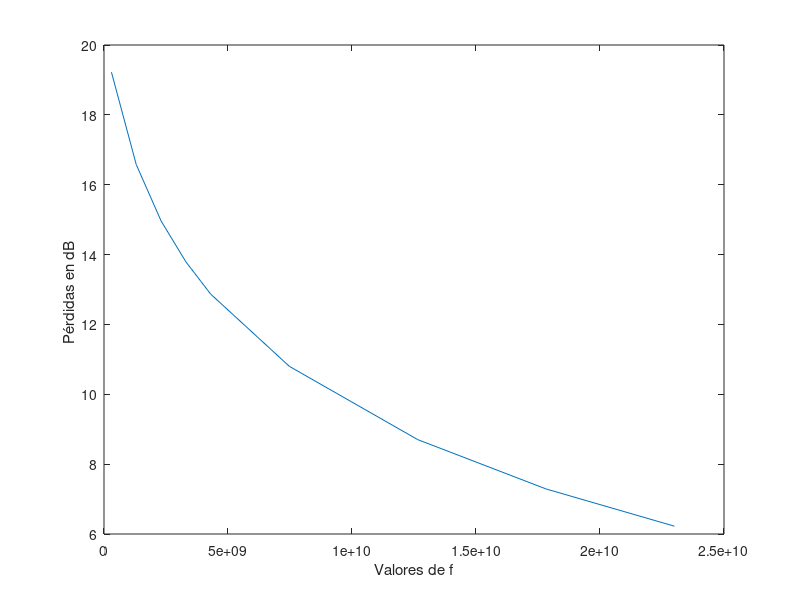

MATLAB code for this plot:
%  EJERCICIO 1.3*-*-*-*-*-*-*-*-*-*-*-*-*-*-*-*-*-*-*-*--*-*-*-*-*-*-*-*-*
clear;clc;close all;
K      = 4/3;
c      = 3e8;
f      = [300,1300, 2300, 3300, 4300,7475,12650, 17825, 23000].*1e6;
lambda = c./f;
d      = 20.09e3;
R0     = 6370e3;
Re     = R0*K;
h1     = 807;
h2     = 813;
e  = [797 800 815 799 735 760 788 805];
a  = [10 0 0 0 0 0 0  8];
d1 = [0 0.806e3 1.910e3 3.721e3 7.831e3 10.955e3 14.965e3 d];
d2 = d - d1;

flecha         = d1.*d2/(2*Re);
altura_rayo    = ((e(end)+a(end)-e(1)-a(1))/d)*d1 + e(1)+a(1);
despejamiento  = e + flecha - altura_rayo;
    
numero_iteraciones    = size(lambda);
columnas              = size(f);

for iteracion=1:numero_iteraciones(2)
    R1(iteracion,:) = sqrt(lambda(1,iteracion)*d1.*d2/d); %Altura del primer rayo de Fresnel    
end

despejamiento(:,1)    =[];
despejamiento(:,end)  =[];
d1(:,1)        =[];
d1(:,end)      =[];
R1(:,1)        =[];
R1(:,end)      =[];
e(:,1) = [];
e(:,end) = [];

d2=d-d1;

uve           = sqrt(2)*despejamiento./R1;
Ldif_iterado  = 6.9 + 20*log10(sqrt((uve-0.1).^2 +1) + uve-0.1);

altura_rayo(:,1) = [];
altura_rayo(:,end) = [];

flecha        = (d1.*d2)/(2*Re);
despejamiento =  e + flecha - altura_rayo;
for iteracion=1:numero_iteraciones(2)       
    uve_iterado(iteracion,:)   = sqrt(2)*despejamiento./R1(iteracion,:);   
end

d_izq   = d1(2);
d1_izq  = d1(1);
d2_izq  = d1(2)-d1(1);
h2_izq  = e(2);
h1_izq  = h1;
AlturaRayo_izq   = ((h2_izq-h1_izq)/d_izq)*d1_izq+h1_izq;


Flecha_izquierda        = (d1_izq*d2_izq)/(2*Re);
Despejamiento_izquierda = Flecha_izquierda + e(1) - AlturaRayo_izq;      
        
d_drch  = d2(2);
d1_drch = d1(3)-d1(2);
d2_drch = d2(3);
h2_drch = h2;
h1_drch = e(2);
AlturaRayo_drch  = ((h2_drch-h1_drch)/d_drch)*d1_drch+h1_drch;

Flecha_derecha        = (d1_drch*d2_drch)/(2*Re);
Despejamiento_derecha = Flecha_derecha + e(3) - AlturaRayo_drch;   

C =10+0.04*(d1(2)/1000+d2(2)/1000);

figure(1);title("Ldiff totales")
for iteracion=1:numero_iteraciones(2)

   %IZQUIERDA 
        R1_izq(iteracion,:)        = sqrt(lambda(1,iteracion)*d1_izq*d2_izq/d_izq);
  
        uve_izquiera(iteracion,:)  = sqrt(2)*(Despejamiento_izquierda/R1_izq(iteracion,:));
        
        Lad_izquierda(iteracion,:) = 6.9 + 20*log10(sqrt((uve_izquiera(iteracion,:)-0.1).^2 +1) + uve_izquiera(iteracion,:)-0.1)
   %DERECHA
     
        R1_drch(iteracion,:)     = sqrt(lambda(1,iteracion)*d1_drch*d2_drch/d_drch);
        
        uve_derecha(iteracion,:) = sqrt(2)*(Despejamiento_derecha/R1_drch(iteracion,:));
      
        Lad_derecha(iteracion,:) = 6.9 + 20*log10(sqrt((uve_derecha(iteracion,:)-0.1).^2 +1) + uve_derecha(iteracion,:)-0.1)
     
        T(iteracion,:) =1-exp(-(max(Ldif_iterado(iteracion,:)))/6);
   
   Ldiff_totales(iteracion,:) = max(Ldif_iterado(iteracion,:)) + T(iteracion,:)*(Lad_derecha(iteracion,:) + Lad_izquierda(iteracion,:) + C)

   
end
plot(f,Ldiff_totales)
ylabel("Pérdidas en dB ");xlabel("Valores de f");
